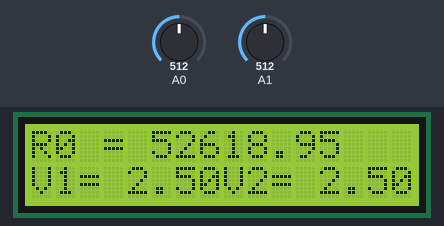
Bench run of a sketch on a simulated Arduino Uno, built with avr-gcc and run on an emulated ATmega328P. On the bench: 16×2 character LCD. Inputs (shaded band) come from the test bench; at power-on: A1 = 512, A0 = 512. What the sketch prints to the serial monitor is not drawn.

Above: at 1.2 s.
1.3 s: A1 set to 0
At 4.0 s:
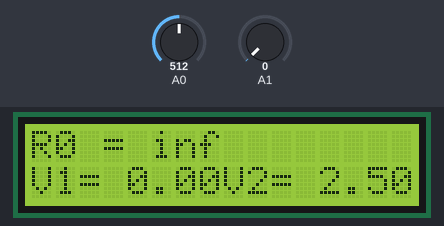
4.5 s: A0 set to 716
At 7.2 s:
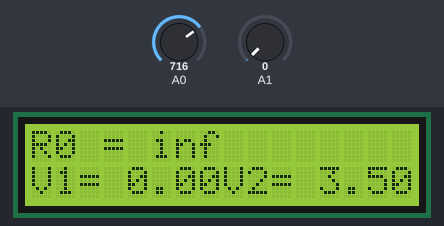
7.6 s: A1 set to 122
At 10.3 s:
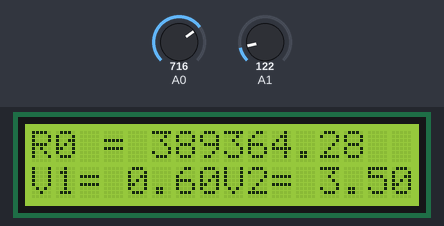
10.6 s: A0 set to 900
At 12.5 s:
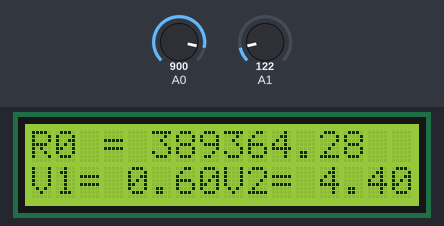
13.6 s: A0 set to 1023
At 15.9 s:
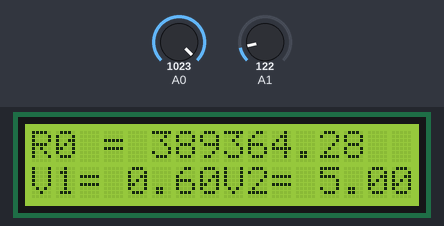
16.6 s: A1 set to 306
At 19.2 s:
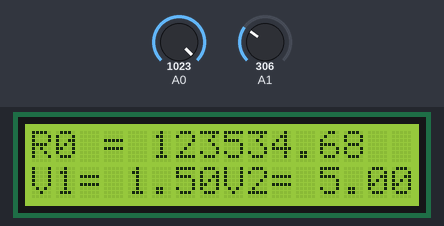
Timing chart, 0 to 20.7 s (numbered marks = the images above; inputs shaded):
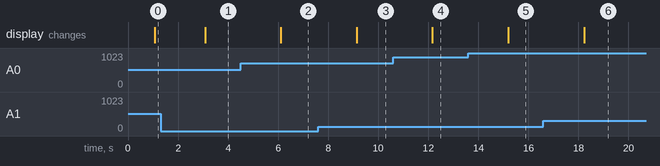

Measured:
- after the input at 1.3 s, the display: changes after 1.8 s (image 1)
- after the input at 4.5 s, the display: changes after 1.6 s (image 2)
- after the input at 7.6 s, the display: changes after 1.5 s (image 3)
- after the input at 10.6 s, the display: changes after 1.6 s (image 4)
- after the input at 13.6 s, the display: changes after 1.6 s (image 5)
- after the input at 16.6 s, the display: changes after 1.6 s (image 6)

The sketch:

to_get_R0.ino
```cpp
#include<LiquidCrystal.h>


LiquidCrystal lcd(12, 11, 5, 4, 3, 2);

void setup()
{
  lcd.begin(16, 2);
  Serial.begin(9600);
}

void loop() {
  float sensor1_volt;
  float Rs_CO2;
  float R0;
  float sensorValue;
  float sensor0_volt;
  sensorValue = (analogRead(A1));
  sensor1_volt = sensorValue * (5.0 / 1023.0);
  Rs_CO2 = ((5.0 * 32850) / sensor1_volt) - 32850;
  R0 = Rs_CO2 / 0.6230805382;
  sensor0_volt = (analogRead(A0)) * (5.0 / 1023);
  Serial.print("V2= ");
  Serial.print(sensor0_volt);
  Serial.print(" , V1= ");
  Serial.print(sensor1_volt);
  Serial.print("    ");
  Serial.print(analogRead(A1));
  Serial.print("    ");
  Serial.print("R0 = ");
  Serial. println(R0);
  delay(1000);

  lcd.clear();
  lcd.setCursor(0, 0);
  lcd.print("R0 =");
  lcd.setCursor(5, 0);
  lcd.print(R0);
  lcd.setCursor(0, 1);
  lcd.print("V1=");
  lcd.setCursor(4, 1);
  lcd.print(sensor1_volt);
  lcd.setCursor(8, 1);
  lcd.print("V2=");
  lcd.setCursor(12, 1);
  lcd.print(sensor0_volt);

}
```
